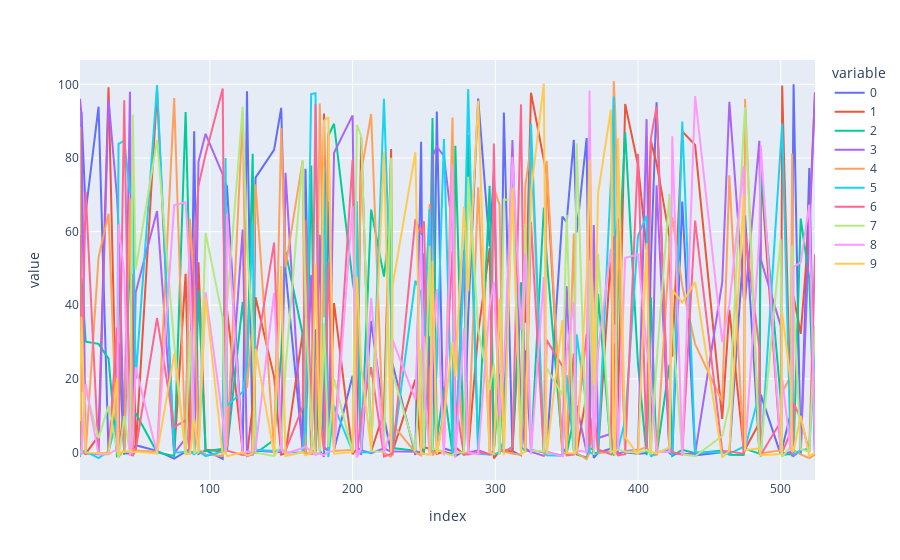

Notebook cell for this chart:
### Code cell
pd.options.plotting.backend = 'plotly'

plot_coefs = coefs.iloc[:, ]
plot_coefs.plot.line()
